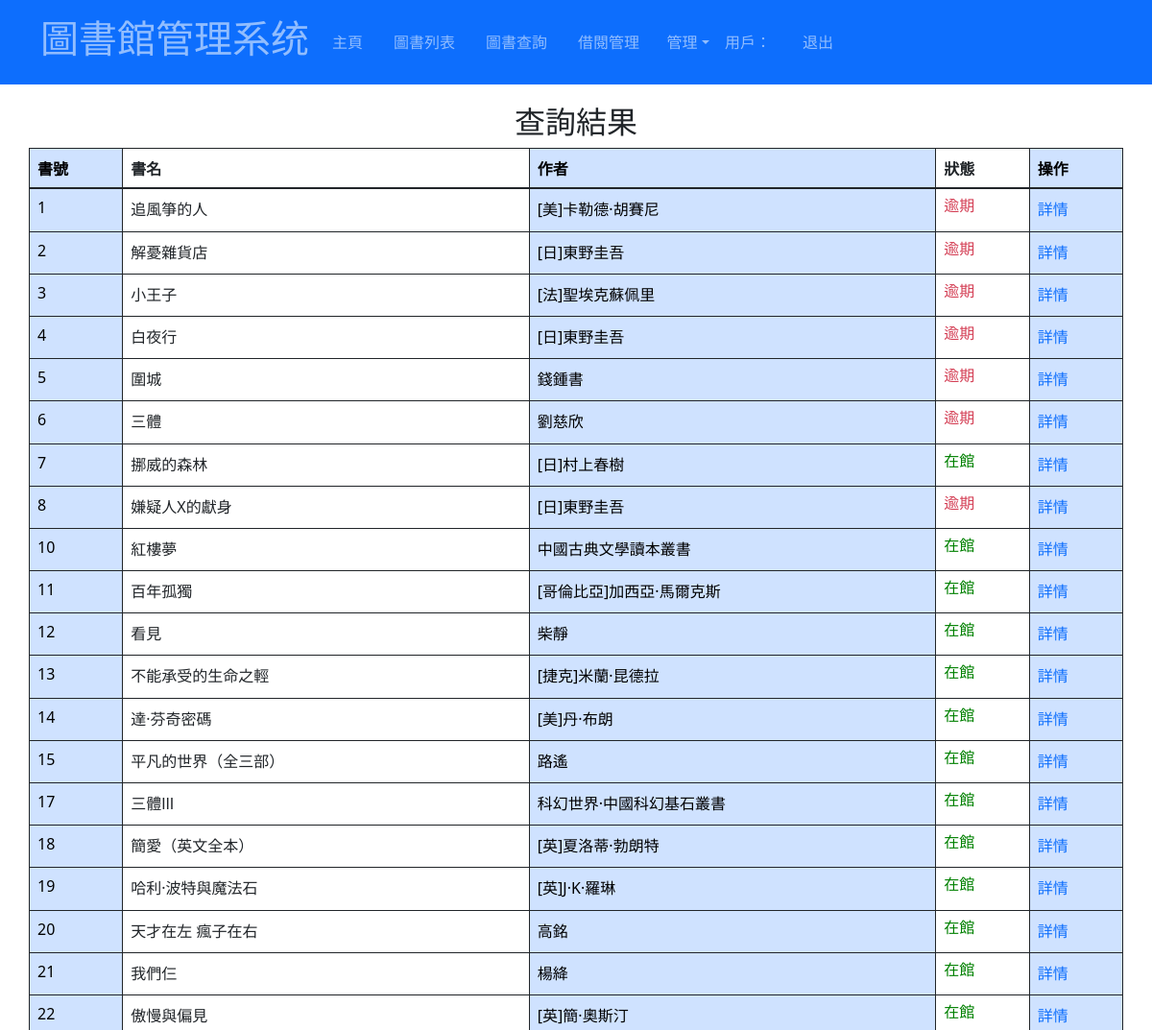
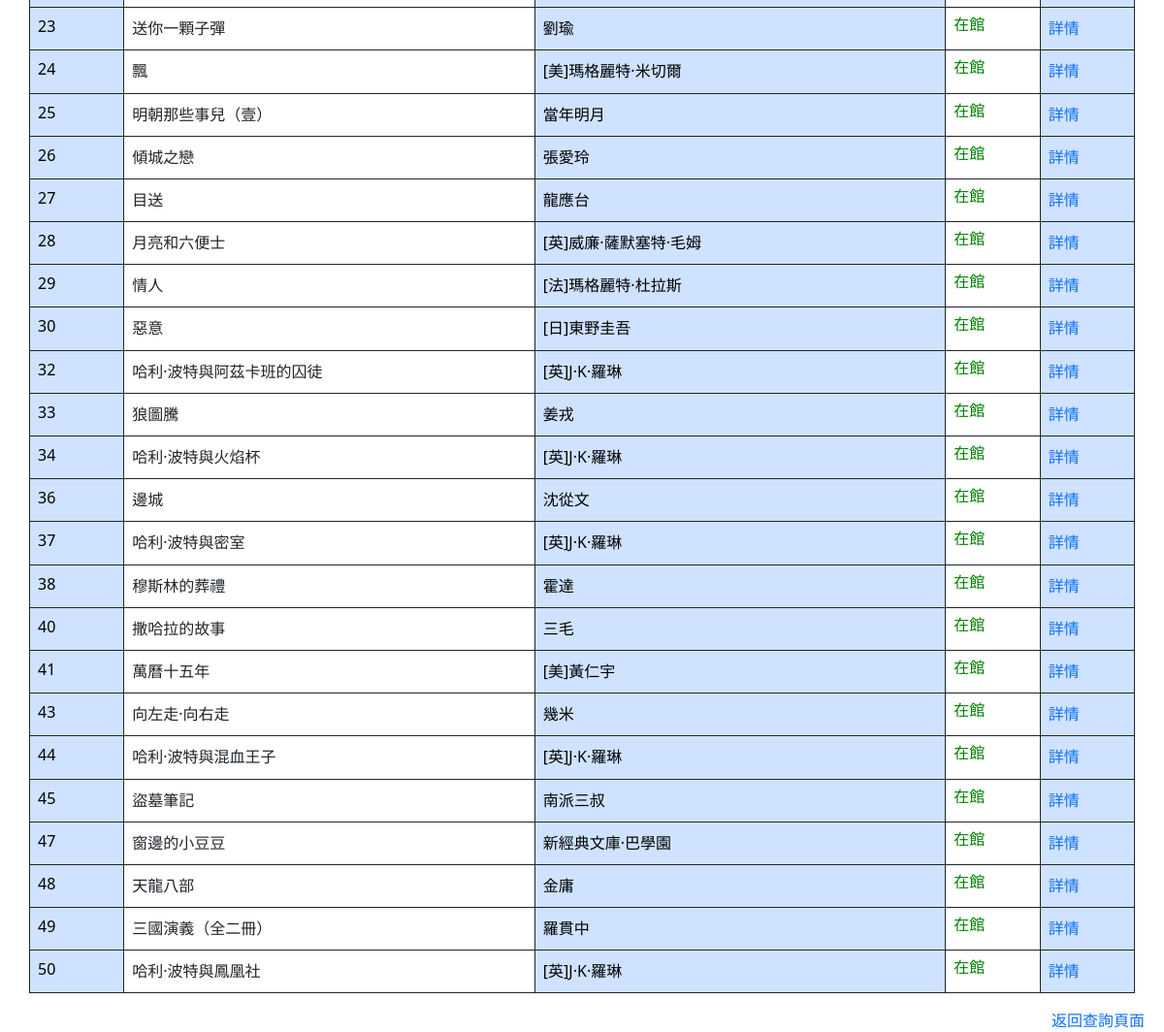
The page /result.php on the database its author committed (2 pictures, top to bottom).
### tables this page shows
CREATE TABLE `book_info` (
  `id` int(11) NOT NULL,
  `name` char(30) NOT NULL,
  `author` char(30) NOT NULL,
  `press` char(20) NOT NULL,
  `press_time` date NOT NULL,
  `ISBN` char(13) NOT NULL,
  `AddDate` date NOT NULL
);

### result.php (the view, shortened to what this page needs)
<?php
	include_once('head.php');
	include_once("conn_db.php");
	$bname = $_POST["bookname"];
	$sql = "Select * from book_info where name like '%$bname%'";
	$result= $connect->query($sql);
	$arr = array();
	$arr2 = array();
	$sql2 = "select b.book_id,b.back_date
			 from book_info a,borrow_list b
			 where a.id = b.book_id AND a.name like '%$bname%'";
	$result2= $connect->query($sql2);
	foreach ($result2 as $row){
    if(strtotime($row['back_date'])>time()){
        array_push($arr,$row['book_id']);
    }else{
        array_push($arr2,$row['book_id']);
    }
}
?>
<html>
	<head>
	</head>
	<body>
	<div class="container" align= 'center'>
	<div class="row" style="margin-top:20px;">
		<h2>查詢結果</h2>
		<table class='table caption-top table-bordered border-dark' align= 'center'>
			<tr >
				<th class='table-primary table-bordered border-dark' scope='col'>書號</th>
				<th class='table-bordered border-dark' scope='col'>書名</th>
				<th class='table-primary table-bordered border-dark' scope='col'>作者</th>
				<th class='table-bordered border-dark' scope='col'>狀態</th>
				<th class='table-primary table-bordered border-dark' scope='col'>操作</th>
			</tr>
		<tbody>
			<?php
				foreach($result as $row)
				{
						echo "<tr line-height: 40px'>";
						echo "<td class='table-primary table-bordered border-dark'>".$row['id']."</td>";
						echo "<td class='table-bordered border-dark'>".$row['name']."</td>";
						echo "<td class='table-primary table-bordered border-dark'>".$row['author']."</td>";
						if(in_array($row['id'],$arr)){
							echo "<td class='table-bordered border-dark'>"."<h6 style='color: #f0770c'>借出</h6>"."</td>";
						}else if (in_array($row['id'],$arr2)){
							echo "<td class='table-bordered border-dark'>"."<h6 style='color: #d43f55'>逾期</h6>"."</td>";
						} else{
							echo "<td class='table-bordered border-dark'>"."<h6 style='color: green'>在館</h6>"."</td>";
						}
						$id = $row['id'];
						echo "<td class='table-primary table-bordered border-dark'>"."<a href='bookinfo.php?book_id=$id'  style= text-decoration:none;>詳情</a>"."</td>";
						echo "</tr>";
				}
			?>
		</tbody>
		</table>
		</div>
		</div>
		<a style="float: right;margin-right: 20px;text-decoration:none;" href="search.php" > 返回查詢頁面</a>
	</body>
</html>

### head.php (shortened to what this page needs)
<html>
<head>
    <link href="https://cdn.jsdelivr.net/npm/bootstrap@5.1.3/dist/css/bootstrap.min.css" rel="stylesheet">
</head>
<body>
<nav class="navbar navbar-expand-sm bg-primary navbar-dark">
 <div class="container">
    <span class="navbar-text"><h1>圖書館管理系统</h1></span>
	<div class="collapse navbar-collapse" id="collapsibleNavbar">
		<ul class="navbar-nav">
			<li class="nav-item">
				<a class="nav-link" href="admin.php"><li>主頁</li></a>
			</li>
			<li class="nav-item">
				<a class="nav-link" href="view.php"><li>圖書列表</li></a>
			</li>
			<li class="nav-item">
				<a class="nav-link" href="search.php"><li>圖書查詢</li></a>
			</li>
			<li class="nav-item">
				<a class="nav-link" href="borrowmanager.php"><li>借閱管理</li></a>
			</li>
			<li class="nav-item dropdown">
				<a class="nav-link dropdown-toggle" role="button" data-bs-toggle="dropdown">&nbsp&nbsp&nbsp管理</a>
			</li>
			<?php
				echo "<span class='navbar-text'>&nbsp&nbsp用戶：".$_SESSION['user_mail']."</span>&nbsp&nbsp&nbsp&nbsp&nbsp&nbsp";
			?>
			<li class="nav-item">
				<a class="nav-link" href="index.html">退出</a>
			</li>
		</ul>
	</div>
</nav>
</body>

### rows shown on the page
book_info: id "1", name "追風箏的人", author "[美]卡勒德·胡賽尼", shows "逾期"
book_info: id "2", name "解憂雜貨店", author "[日]東野圭吾", shows "逾期"
book_info: id "3", name "小王子", author "[法]聖埃克蘇佩里", shows "逾期"
book_info: id "4", name "白夜行", author "[日]東野圭吾", shows "逾期"
book_info: id "5", name "圍城", author "錢鍾書", shows "逾期"
book_info: id "6", name "三體", author "劉慈欣", shows "逾期"
book_info: id "7", name "挪威的森林", author "[日]村上春樹", shows "在館"
book_info: id "8", name "嫌疑人X的獻身", author "[日]東野圭吾", shows "逾期"
book_info: id "10", name "紅樓夢", author "中國古典文學讀本叢書", shows "在館"
book_info: id "11", name "百年孤獨", author "[哥倫比亞]加西亞·馬爾克斯", shows "在館"
book_info: id "12", name "看見", author "柴靜", shows "在館"
book_info: id "13", name "不能承受的生命之輕", author "[捷克]米蘭·昆德拉", shows "在館"
book_info: id "14", name "達·芬奇密碼", author "[美]丹·布朗", shows "在館"
book_info: id "15", name "平凡的世界（全三部）", author "路遙", shows "在館"
book_info: id "17", name "三體Ⅲ", author "科幻世界·中國科幻基石叢書", shows "在館"
book_info: id "18", name "簡愛（英文全本）", author "[英]夏洛蒂·勃朗特", shows "在館"
book_info: id "19", name "哈利·波特與魔法石", author "[英]J·K·羅琳", shows "在館"
book_info: id "20", name "天才在左 瘋子在右", author "高銘", shows "在館"
book_info: id "21", name "我們仨", author "楊絳", shows "在館"
book_info: id "22", name "傲慢與偏見", author "[英]簡·奧斯汀", shows "在館"
book_info: id "23", name "送你一顆子彈", author "劉瑜", shows "在館"
book_info: id "24", name "飄", author "[美]瑪格麗特·米切爾", shows "在館"
book_info: id "25", name "明朝那些事兒（壹）", author "當年明月", shows "在館"
book_info: id "26", name "傾城之戀", author "張愛玲", shows "在館"
book_info: id "27", name "目送", author "龍應台", shows "在館"
book_info: id "28", name "月亮和六便士", author "[英]威廉·薩默塞特·毛姆", shows "在館"
book_info: id "29", name "情人", author "[法]瑪格麗特·杜拉斯", shows "在館"
book_info: id "30", name "惡意", author "[日]東野圭吾", shows "在館"
book_info: id "32", name "哈利·波特與阿茲卡班的囚徒", author "[英]J·K·羅琳", shows "在館"
book_info: id "33", name "狼圖騰", author "姜戎", shows "在館"
book_info: id "34", name "哈利·波特與火焰杯", author "[英]J·K·羅琳", shows "在館"
book_info: id "36", name "邊城", author "沈從文", shows "在館"
book_info: id "37", name "哈利·波特與密室", author "[英]J·K·羅琳", shows "在館"
book_info: id "38", name "穆斯林的葬禮", author "霍達", shows "在館"
book_info: id "40", name "撒哈拉的故事", author "三毛", shows "在館"
book_info: id "41", name "萬曆十五年", author "[美]黃仁宇", shows "在館"
book_info: id "43", name "向左走·向右走", author "幾米", shows "在館"
book_info: id "44", name "哈利·波特與混血王子", author "[英]J·K·羅琳", shows "在館"
book_info: id "45", name "盜墓筆記", author "南派三叔", shows "在館"
book_info: id "47", name "窗邊的小豆豆", author "新經典文庫·巴學園", shows "在館"
book_info: id "48", name "天龍八部", author "金庸", shows "在館"
book_info: id "49", name "三國演義（全二冊）", author "羅貫中", shows "在館"
book_info: id "50", name "哈利·波特與鳳凰社", author "[英]J·K·羅琳", shows "在館"
